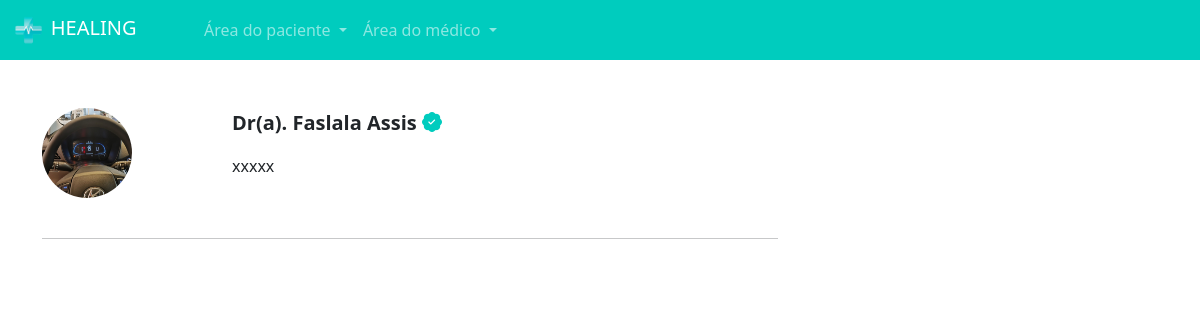
Screenshot of /pacientes/escolher_horario/1/ (signed in) with the database file from the repository.
### medicos/models.py (models this page shows, shortened)
class DadosMedico(models.Model):
    crm = models.CharField(max_length=30)
    nome = models.CharField(max_length=100)
    cep = models.CharField(max_length=15)
    rua = models.CharField(max_length=100)
    bairro = models.CharField(max_length=100)
    numero = models.IntegerField()
    rg = models.ImageField(upload_to="rgs")
    cedula_identidade_medica = models.ImageField(upload_to='cim')
    foto = models.ImageField(upload_to="fotos_perfil")
    user = models.ForeignKey(User, on_delete=models.DO_NOTHING)
    descricao = models.TextField(null=True, blank=True)
    especialidade = models.ForeignKey(Especialidades, on_delete=models.DO_NOTHING, null=True, blank=True)
    valor_consulta = models.FloatField(default=100)

### pacientes/views.py (the view)
# urls.py: path('escolher_horario/<int:id_dados_medicos>/', views.escolher_horario, name="escolher_horario"),
def escolher_horario(request, id_dados_medicos):
    if request.method == "GET":
        medico = DadosMedico.objects.get(id=id_dados_medicos)
        datas_abertas = DatasAbertas.objects.filter(user=medico.user).filter(data__gte=datetime.now()).filter(agendado=False)
        meses = ['Janeiro', 'Fevereiro', 'Março', 'Abril', 'Maio', 'Junho', 'Julho', 'Agosto', 'Setembro', 'Outubro', 'Novembro', 'Dezembro']
        dias_semana = ['Segunda-feira', 'Terça-feira', 'Quarta-feira', 'Quinta-feira', 'Sexta-feira', 'Sábado', 'Domingo']
        return render(request, 'escolher_horario.html', {'medico': medico, 'datas_abertas': datas_abertas, 'meses': meses, 'dias_semana': dias_semana, 'is_medico':is_medico(request.user)})

### medicos/models.py (called while the page is built)
def is_medico(user):
    return DadosMedico.objects.filter(user=user).exists()

### pacientes/templates/escolher_horario.html (shortened to what this page needs)
{% extends "base.html" %}
{% load static %}
{% block 'head' %}
    <link rel="stylesheet" href="{% static 'medicos/css/abrir_horario.css' %}">
    <link rel="stylesheet" href="{% static 'usuarios/css/usuarios.css' %}">
    <link rel="stylesheet" href="{% static 'medicos/css/cadastro_medico.css' %}">
    <link rel="stylesheet" href="{% static 'pacientes/css/home.css' %}">
    <link rel="stylesheet" href="https://cdn.jsdelivr.net/npm/bootstrap-icons@1.11.3/font/bootstrap-icons.min.css">
{% endblock 'head' %}
{% block 'body' %}
{% include "partials/navbar.html" %}
    <div class="container">
        <br><br>
        <div class="row">
            <div class="col-md-8">
                <div class="row">
                    <div class="col-md-3"><img src="{{medico.foto.url}}" class="foto-perfil-card" alt=""></div>
                    <div class="col-md">
                        <p style="font-size: 20px" class="p-bold">Dr(a). {{medico.nome}} <i class="bi bi-patch-check-fill icon-main"></i></p>
                        <p>{{medico.descricao}}</p>
                    </div>
                </div>
                <br>
                <hr>
            </div>
            <div class="col-md-4">
            </div>
        </div>
    </div>
{% endblock 'body' %}

### templates/static/geral/css/base.css (style rules this page uses)
:root { --main-color: #00CCBE; --dark-color: #09A6A3; --contrast-color: #FFD686; }
.p-bold { font-weight: bold; }

### templates/static/pacientes/css/home.css (style rules this page uses)
.foto-perfil-card { width: 90px; height: 90px; border-radius: 45px; }
.icon-main { color: var(--main-color); }

### rows the page displays
DadosMedico: foto (picture), nome "Faslala Assis", descricao "xxxxx"
